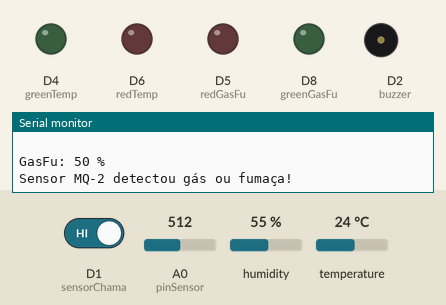
The sketch below on a simulated ESP8266 (NodeMCU). On the bench: output pins drawn as LEDs (lit = HIGH), buzzer (waves = sounding, pin HIGH), the last lines printed to the serial monitor. The inputs (shaded band) are chosen by the test bench; at power-on: temperature 24 °C, A0 (pinSensor) = 512, D1 (sensorChama) HIGH, humidity 55 %. WiFi joins after 1.5 s; servers stay silent unless stated; uploads are accepted with an empty reply.

Above: at 3.7 s.
3.8 s: temperature set to 33 °C
At 5.2 s:
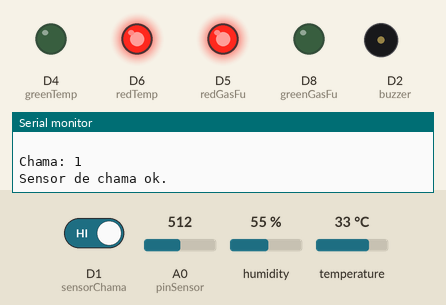
6.7 s: A0 (pinSensor) set to 318
10.4 s: A0 (pinSensor) set to 290
At 14.3 s:
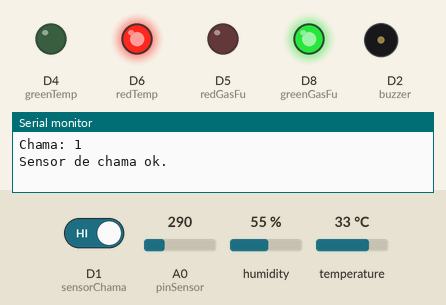
15.1 s: temperature set to 31 °C
18.0 s: temperature set to 28 °C
At 20.8 s:
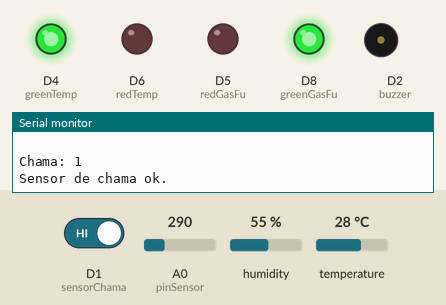
21.8 s: A0 (pinSensor) set to 306
At 26.0 s:
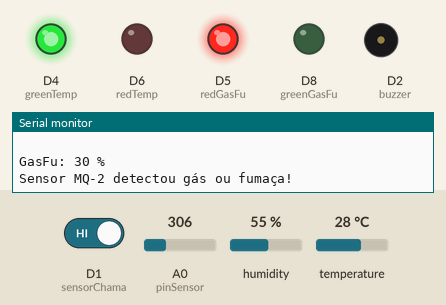
Timing chart, 0 to 27.2 s (numbered marks = the images above; inputs shaded):
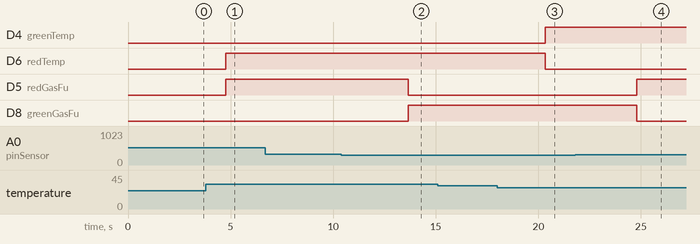

The sketch:

sistema_incendio_ESP8266.ino
```cpp
// versão com method post, buzzer e leds

#include <ESP8266WiFi.h>
#include <WiFiClient.h>
#include <ESP8266WebServer.h>
#include <ESP8266HTTPClient.h>

#define buzzer D2
#define redTemp D6
#define greenTemp D4
#define redGasFu D5
#define greenGasFu D8

String StatusLeitura;

/*** Sensor DTH11 ***/
#include "DHT.h"
#define DHTPIN 13
#define DHTTYPE DHT11
DHT dht(DHTPIN, DHTTYPE);
int tempMax = 30;

/*** Sensor chama ***/
int sensorChama = D1;

/*** Sensor MQ-2 ***/
int pinSensor = A0; //Pino Sensor
int var = 0;
int ValDesarm = 30; //Variável para selecionar a quantidade de Gás/Fumaça detectada

const char *ssid = "REDE-WIFI";
const char *password = "SENHA-WIFI";
const int http_port = 8080;
WiFiClient client;

void setup() {
  pinMode(sensorChama, INPUT); //Configuração do pino do sensor como entrada
  dht.begin(); // inicializa sensor dht
  Serial.begin(9600); // Configuração da comunicação serial

  pinMode(buzzer, OUTPUT);
  pinMode(redTemp, OUTPUT);
  pinMode(greenTemp, OUTPUT);
  pinMode(redGasFu, OUTPUT);
  pinMode(greenGasFu, OUTPUT);

  WiFi.mode(WIFI_OFF);delay(1000);
  WiFi.mode(WIFI_STA);
  WiFi.begin(ssid, password);
  Serial.println(".");
  Serial.print("Conectando...");
  while (WiFi.status() != WL_CONNECTED) {
    delay(500);Serial.print(".");}
    Serial.println ("");
    Serial.print ("Conectado a ");
    Serial.println (ssid);
    Serial.print ("Endereço IP: ");
    Serial.println (WiFi.localIP ());
    Serial.print("MAC: ");
    Serial.println(WiFi.macAddress());
}

void envia(String postData){
    HTTPClient http;
    http.begin(client,"http://trabalhofinal.migueldebarba.com.br/DaDaCa/piloto_insert.php");
    http.addHeader("Content-Type", "application/x-www-form-urlencoded");
    int httpCode = http.POST(postData);
    String payload = http.getString();
    Serial.println("httpCode:"+String(httpCode));
    Serial.println("payload:"+payload);
    http.end();
    if (payload=="OK"){digitalWrite(D0,HIGH);delay(1000);}
    digitalWrite(D0,LOW);
}

void loop() {
  String Mac=WiFi.macAddress();

  /*** Sensor chama ***/
    int SensorChama = digitalRead(sensorChama);// Passando o valor obtido no sensor para a variável "leituraSensor"
    Serial.print("Chama: ");
    Serial.println(SensorChama);
    // Se for detectado o espectro IR da chama imprime a mensagem
    if (SensorChama == LOW) {
      Serial.println("Sensor de chama detectou fogo!");
      delay(500);
    } // Se NÃO for detectado o espectro IR da chama imprime no serial a mensagem
    else {
      Serial.println("Sensor de chama ok.");
      delay(500);
    }
    Serial.println(" "); delay(300);

  /*** Sensor MQ-2 ***/
    int SensorGasFu = analogRead(pinSensor); //Faz a leitura da entrada do sensor
    SensorGasFu = map(SensorGasFu, 0, 1023, 0, 100); //Faz a conversão da variável para porcentagem
    Serial.print("GasFu: ");
    Serial.print(SensorGasFu);
    Serial.println(" %");
    if (SensorGasFu>=ValDesarm){ //Condição, se SensorGasFu continuar maior que ValDesarm faça:
        Serial.println("Sensor MQ-2 detectou gás ou fumaça!"); //Apresenta mensagem na porta serial
        delay(500); //Tempo de disparo do alarme
    }else{
        Serial.println("Sensor MQ-2 ok.");
        delay(500);
    }
    Serial.println(" "); delay(300);

  /*** Sensor DTH11 ***/
    float SensorTemp = dht.readTemperature();
    Serial.print("Temperatura: ");
    Serial.print(SensorTemp);
    Serial.println(" °C ");
    if(SensorTemp >= tempMax){
      Serial.println("Sensor temperatura alta!");
    }
    else{
      Serial.println("Sensor temperatura ok.");
    }
  Serial.println(" "); delay(300);

  String postData =
    "MMac="+String(Mac)+"&Ssensorchama="+String(SensorChama)+"&Ssensorgasfu="+String(SensorGasFu)+"&Ssensortemp="+String(SensorTemp)+"&Sstatusleitura="+String(StatusLeitura);
  envia(postData);

  Serial.println(" ");
  delay(100);//intervalo entre as leituras e respostas

// lógica separada para ativar buzzer e leds
  // chama
  if (SensorChama == LOW){
    digitalWrite(buzzer, HIGH);
    digitalWrite(buzzer, LOW);
  }
// gasFu
  if (SensorGasFu>=ValDesarm){
    digitalWrite(greenGasFu, LOW);
    digitalWrite(redGasFu, HIGH);
  }
  else if (SensorGasFu<ValDesarm){
    digitalWrite(redGasFu, LOW);
    digitalWrite(greenGasFu, HIGH);
  }
// temp
  if(SensorTemp > tempMax){
    digitalWrite(greenTemp, LOW);
    digitalWrite(redTemp, HIGH);
  }
  else if (SensorTemp<tempMax){
    digitalWrite(redTemp, LOW);
    digitalWrite(greenTemp, HIGH);
  }
  //buzzer tempFu
  if (SensorGasFu>ValDesarm && SensorTemp>tempMax){
    digitalWrite(buzzer, HIGH);
    digitalWrite(buzzer, LOW);
  }
  // status
  if(SensorTemp<=tempMax && SensorGasFu<=ValDesarm){
    StatusLeitura = "Normal";
  }
  else if (SensorGasFu>ValDesarm || SensorTemp>tempMax){
    StatusLeitura = "Risco";
  }
  else if(SensorChama==LOW){
    StatusLeitura = "Alto risco";
  }

}
```

Measured:
- the behaviour switches between 302 and 301 on A0 (pinSensor) (found by bisection; images 1 and 2)
- the behaviour switches between 30 and 29 °C on temperature (found by bisection; images 2 and 3)
- after the input at 3.8 s, D4 (greenTemp): stays LOW (without the input it goes to HIGH after 0.97 s); D6 (redTemp): LOW → HIGH after 0.97 s
- after the input at 10.4 s, D5 (redGasFu): HIGH → LOW after 3.3 s; D8 (greenGasFu): LOW → HIGH after 3.3 s
- after the input at 18.0 s, D4 (greenTemp): LOW → HIGH after 2.3 s; D6 (redTemp): HIGH → LOW after 2.3 s
- after the input at 21.8 s, D5 (redGasFu): LOW → HIGH after 3.0 s; D8 (greenGasFu): HIGH → LOW after 3.0 s
